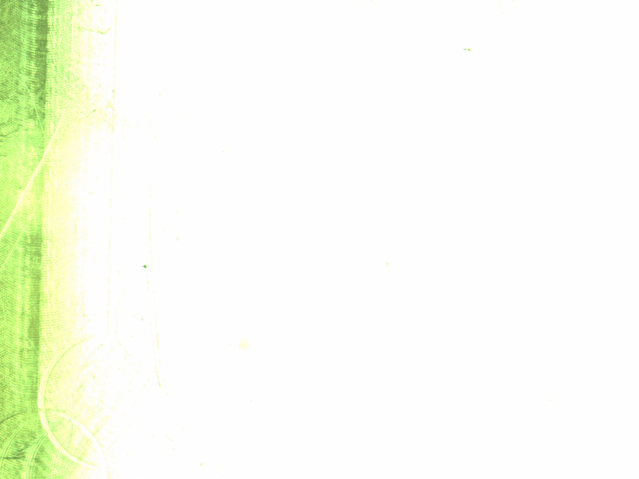
#> input picture RAV/luukhanh91/.local/share/Trash/files/camera_1/03.jpg, 1278 x 958 px, found by its file name (shown at 1/2 size)
$ python 'template_matching .py'
#> lines starting #> are read from the running program, lines starting #| are printed output that depends on the picture; pictures that were not available may be replaced by others from this repository, and a replacement may not be noted
import cv2
import numpy as np
from matplotlib import pyplot as plt

img = cv2.imread('03.jpg',1)
#> img is the input picture: shape (958, 1278, 3); mean B, G, R 240.2, 252.6, 248.7
img2 = img.copy()
template = cv2.imread('/home/tranthang/Desktop/camera_1/cut_image/0009cut.jpg',1)
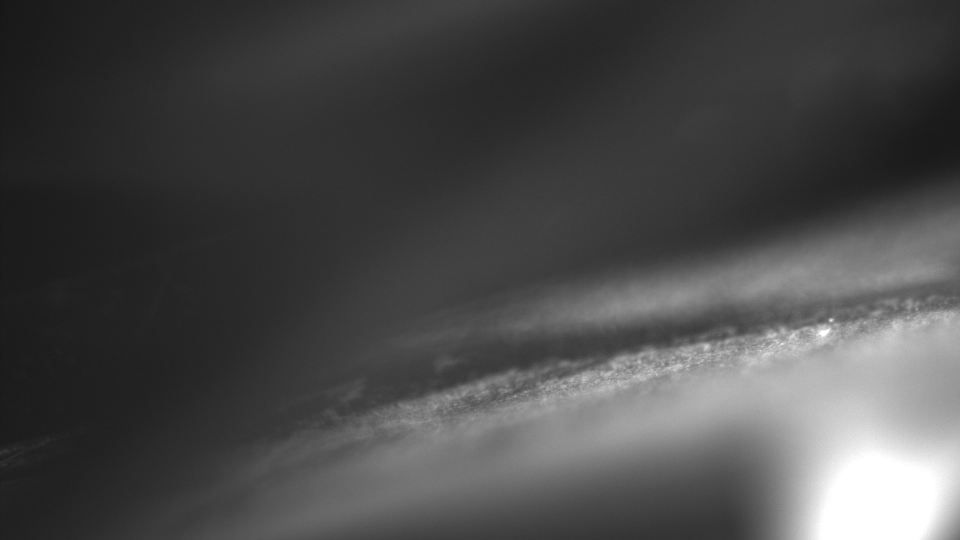
#> input picture RAV/luukhanh91/.local/share/Trash/files/camera_1/01.jpg, 1920 x 1080 px, given in place of 0009cut.jpg, which was not available (shown at 1/2 size)
#> template is the input picture: shape (1080, 1920, 3); min 21, max 255, mean 74.2
cv2.imshow("a",template)
w, h ,l= template.shape[::-1]
#> w = 3; h = 1920; l = 1080

# All the 6 methods for comparison in a list
methods = ['cv2.TM_CCOEFF', 'cv2.TM_CCOEFF_NORMED', 'cv2.TM_CCORR',
            'cv2.TM_CCORR_NORMED', 'cv2.TM_SQDIFF', 'cv2.TM_SQDIFF_NORMED']

for meth in methods:
    img = img2.copy()
    method = eval(meth)

    # Apply template Matching
    res = cv2.matchTemplate(img,template,method)
    min_val, max_val, min_loc, max_loc = cv2.minMaxLoc(res)

    # If the method is TM_SQDIFF or TM_SQDIFF_NORMED, take minimum
    if method in [cv2.TM_SQDIFF, cv2.TM_SQDIFF_NORMED]:
        top_left = min_loc
    else:
        top_left = max_loc
    bottom_right = (top_left[0] + w, top_left[1] + h)

    cv2.rectangle(img,top_left, bottom_right, (0,255,0), 2)

    plt.subplot(121),plt.imshow(res,cmap = 'gray')
    plt.title('Matching Result'), plt.xticks([]), plt.yticks([])
    plt.subplot(122),plt.imshow(img,cmap = 'gray')
    plt.title('Detected Point'), plt.xticks([]), plt.yticks([])
    plt.suptitle(meth)

    plt.show()
#> this loop made 6 passes
#> (min_val, max_val, min_loc, top_left, bottom_right) on passes 1 to 4: (570075520, 736130624, (642, 0), (130, 122), (133, 2042)), (0.131, 0.276, (642, 0), (0, 122), (3, 2042)), (5.16e+10, 8.68e+10, (0, 0), (642, 122), (645, 2042)), (0.869, 0.911, (628, 122), (237, 122), (240, 2042))
#> (min_val, max_val, max_loc, top_left, bottom_right) on passes 5 to 6: (9.7e+10, 1.38e+11, (0, 0), (642, 122), (645, 2042)), (0.972, 1, (0, 0), (642, 122), (645, 2042))
#> pass 1, `res = cv2.matchTemplate(img,template,method)`:
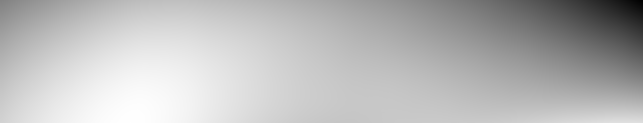
#> res: shape (123, 643) float32; min 570075520, max 736130624, mean 690985344; drawn with min black and max white
#> pass 1, `plt.show()`:
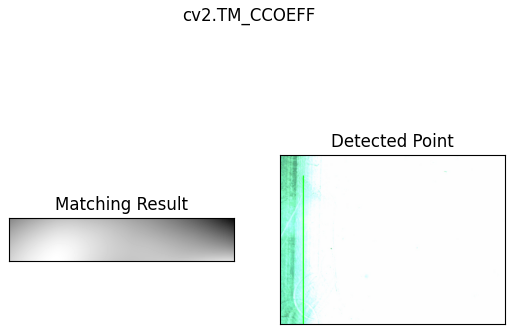
#> figure drawn by matplotlib, 2 panels; B, G, R data is drawn as R, G, B
#> pass 2, `res = cv2.matchTemplate(img,template,method)`:
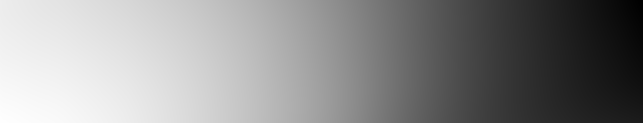
#> res: shape (123, 643) float32; min 0.131, max 0.276, mean 0.212; drawn with min black and max white
#> pass 2, `plt.show()`:
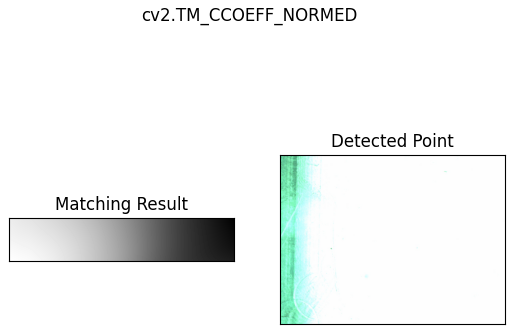
#> figure drawn by matplotlib, 2 panels; B, G, R data is drawn as R, G, B
#> pass 3, `res = cv2.matchTemplate(img,template,method)`:
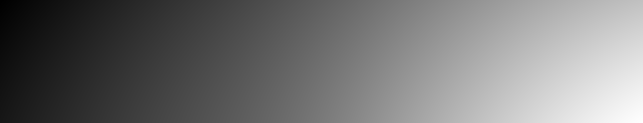
#> res: shape (123, 643) float32; min 5.16e+10, max 8.68e+10, mean 6.76e+10; drawn with min black and max white
